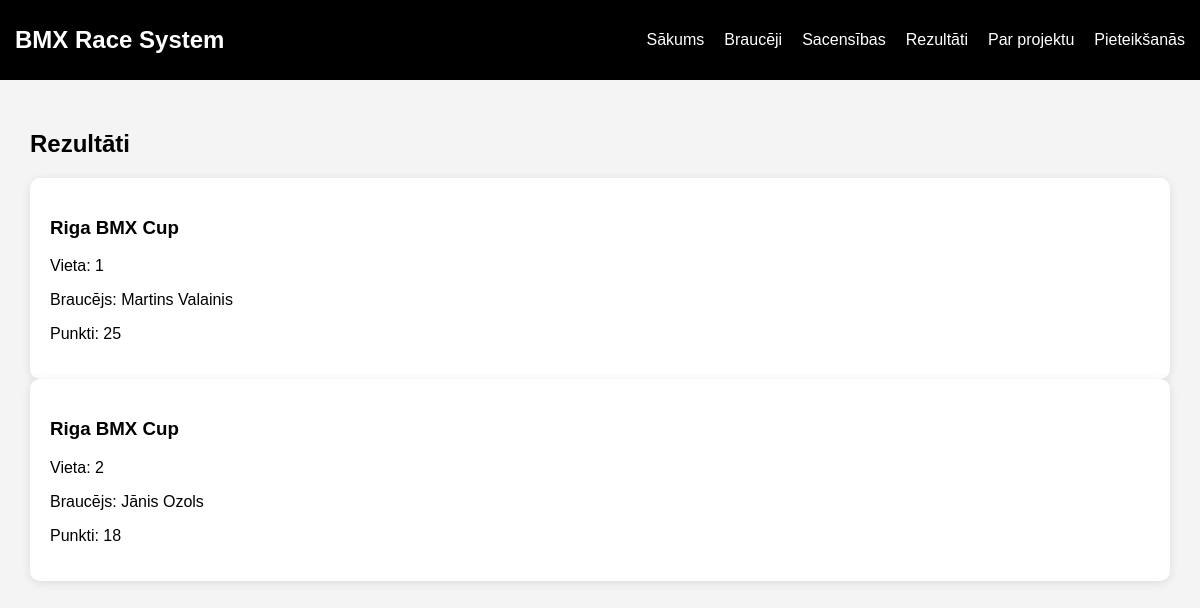
The app's page /results, older data.
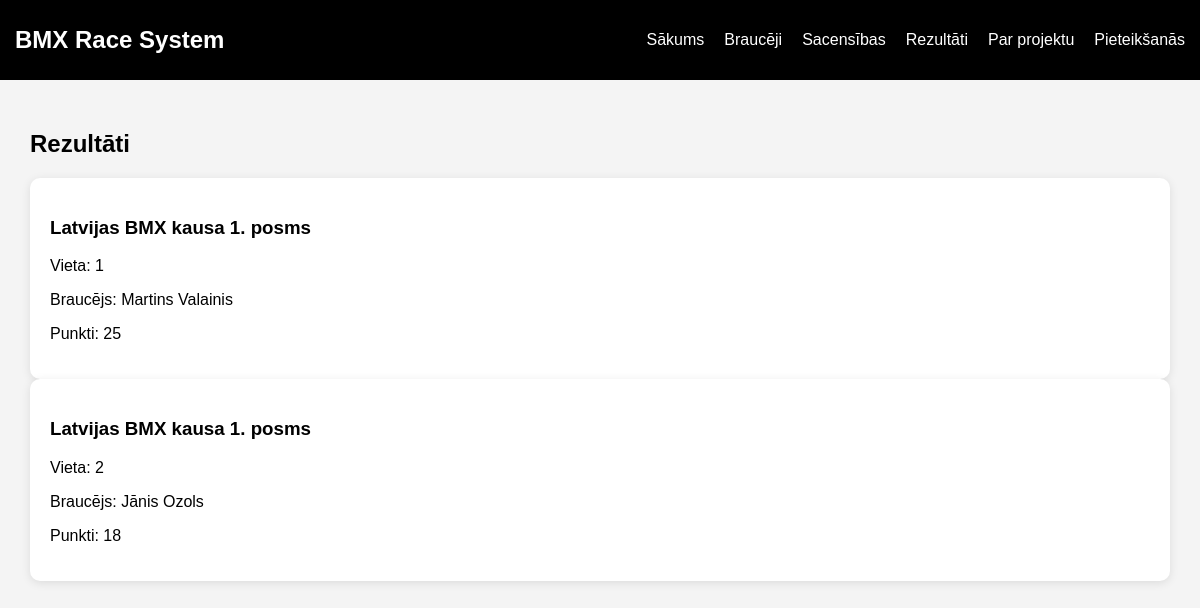
The same page, newer data.
### tables this page shows
CREATE TABLE results (
            id INTEGER PRIMARY KEY AUTOINCREMENT,
            rider_id INTEGER,
            race_id INTEGER,
            place INTEGER NOT NULL,
            points INTEGER NOT NULL,
            FOREIGN KEY (rider_id) REFERENCES riders (id),
            FOREIGN KEY (race_id) REFERENCES races (id)
        );

CREATE TABLE races (
            id INTEGER PRIMARY KEY AUTOINCREMENT,
            title TEXT NOT NULL,
            race_date TEXT NOT NULL,
            location TEXT NOT NULL
        );

CREATE TABLE riders (
            id INTEGER PRIMARY KEY AUTOINCREMENT,
            name TEXT NOT NULL,
            age INTEGER NOT NULL,
            team_id INTEGER,
            FOREIGN KEY (team_id) REFERENCES teams (id)
        );

### app.py (the view)
@app.route("/results")
def results():
    conn = get_db_connection()
    results = conn.execute("""
        SELECT results.place, results.points, riders.name AS rider_name, races.title AS race_title
        FROM results
        JOIN riders ON results.rider_id = riders.id
        JOIN races ON results.race_id = races.id
        ORDER BY results.place
    """).fetchall()
    conn.close()
    return render_template("results.html", results=results)

### app.py (called while the page is built)
def get_db_connection():
    conn = sqlite3.connect("database.db")
    conn.row_factory = sqlite3.Row
    return conn

### templates/results.html
{% extends "base.html" %}
{% block content %}
<h2>Rezultāti</h2>
{% for result in results %}
<div class="card">
    <h3>{{ result.race_title }}</h3>
    <p>Vieta: {{ result.place }}</p>
    <p>Braucējs: {{ result.rider_name }}</p>
    <p>Punkti: {{ result.points }}</p>
</div>
{% endfor %}
{% endblock %}

Row changes from the older to the newer data that the page shows:
changed through a linked row, results "Martins Valainis": race_title "Riga BMX Cup" → "Latvijas BMX kausa 1. posms"
changed through a linked row, results "Jānis Ozols": race_title "Riga BMX Cup" → "Latvijas BMX kausa 1. posms"
